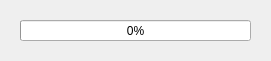
<?xml version="1.0" encoding="UTF-8"?>
<ui version="4.0">
 <class>coolingWidnow</class>
 <widget class="QWidget" name="coolingWidnow">
  <property name="geometry">
   <rect>
    <x>0</x>
    <y>0</y>
    <width>271</width>
    <height>61</height>
   </rect>
  </property>
  <property name="windowTitle">
   <string>Warm Up</string>
  </property>
  <widget class="QProgressBar" name="coolProg">
   <property name="geometry">
    <rect>
     <x>20</x>
     <y>20</y>
     <width>231</width>
     <height>21</height>
    </rect>
   </property>
   <property name="sizePolicy">
    <sizepolicy hsizetype="Fixed" vsizetype="Fixed">
     <horstretch>0</horstretch>
     <verstretch>0</verstretch>
    </sizepolicy>
   </property>
   <property name="value">
    <number>0</number>
   </property>
  </widget>
 </widget>
 <resources/>
 <connections/>
</ui>
